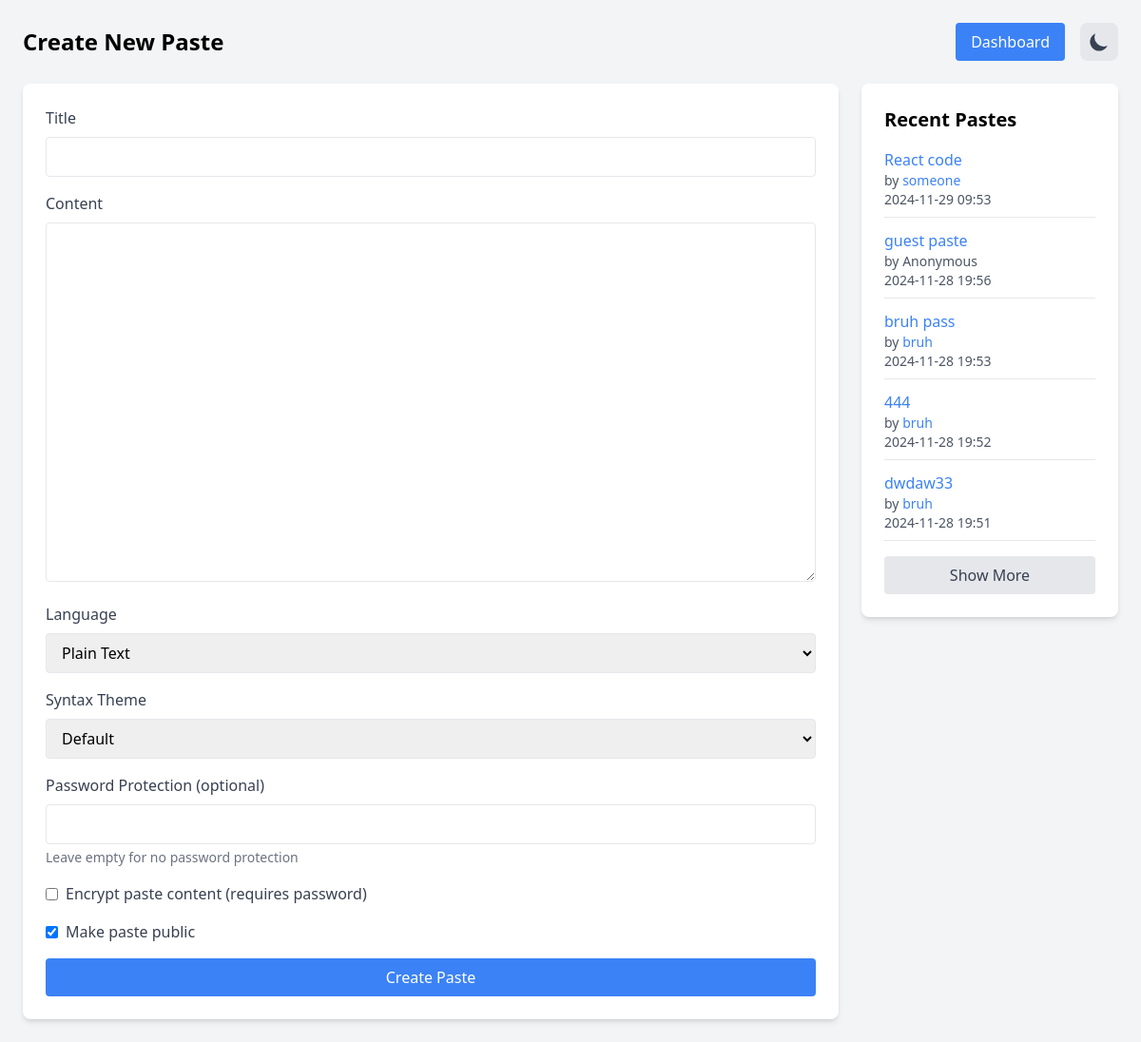
/ (signed in), run on the app's committed database.
### tables this page shows
CREATE TABLE pastes (
        id INTEGER PRIMARY KEY AUTOINCREMENT,
        title TEXT NOT NULL,
        content TEXT NOT NULL,
        file_path TEXT NOT NULL,
        user_id INTEGER,
        ip_address TEXT NOT NULL,
        is_public BOOLEAN DEFAULT 1,
        language TEXT DEFAULT "plaintext",
        theme TEXT DEFAULT "default",
        is_encrypted BOOLEAN DEFAULT 0,
        password_hash TEXT,
        created_at DATETIME DEFAULT CURRENT_TIMESTAMP,
        FOREIGN KEY (user_id) REFERENCES users(id)
    );

CREATE TABLE users (
        id INTEGER PRIMARY KEY AUTOINCREMENT,
        username TEXT UNIQUE NOT NULL,
        email TEXT UNIQUE NOT NULL,
        password TEXT NOT NULL,
        created_at DATETIME DEFAULT CURRENT_TIMESTAMP
    );

### config/config.php (called while the page is built, shortened)
<?php
$isDark = isset($_COOKIE['darkMode']) && $_COOKIE['darkMode'] === 'true';
?>

### index.php (the view, shortened to what this page needs)
<?php
require_once 'config/config.php';
$stmt = $db->prepare('
    SELECT p.id, p.title, p.created_at, u.username
    FROM pastes p
    LEFT JOIN users u ON p.user_id = u.id
    WHERE p.is_public = 1
    ORDER BY p.created_at DESC
    LIMIT 5
');
$result = $stmt->execute();
$recent_pastes = [];
while ($row = $result->fetchArray(SQLITE3_ASSOC)) {
    $recent_pastes[] = $row;
}
?>
<!DOCTYPE html>
<html lang="en" class="<?php echo $isDark ? 'dark' : ''; ?>">
<head>
    <script src="https://cdn.tailwindcss.com"></script>
</head>
<body class="bg-gray-100 dark:bg-gray-900 transition-colors duration-200">
    <div class="min-h-screen p-6">
        <div class="max-w-6xl mx-auto">
            <div class="flex justify-between items-center mb-6">
                <h1 class="text-2xl font-bold dark:text-white">Create New Paste</h1>
                <div class="flex gap-4">
                    <?php if (isset($_SESSION['user_id'])): ?>
                        <a href="dashboard.php" class="bg-blue-500 text-white px-4 py-2 rounded hover:bg-blue-600">Dashboard</a>
                    <?php else: ?>
                        <a href="login.php" class="bg-blue-500 text-white px-4 py-2 rounded hover:bg-blue-600">Login</a>
                        <a href="register.php" class="bg-green-500 text-white px-4 py-2 rounded hover:bg-green-600">Register</a>
                    <?php endif; ?>
                    <button onclick="toggleTheme()" class="p-2 rounded-lg bg-gray-200 dark:bg-gray-700 text-gray-700 dark:text-gray-300">
                    <svg class="w-6 h-6 block dark:hidden" fill="currentColor" viewBox="0 0 20 20">
                        <path d="M17.293 13.293A8 8 0 016.707 2.707a8.001 8.001 0 1010.586 10.586z"/>
                    </svg>
                </button>
                </div>
            </div>
            <div class="grid grid-cols-1 lg:grid-cols-4 gap-6">
                <div class="lg:col-span-3">
                    <div class="bg-white dark:bg-gray-800 p-6 rounded-lg shadow-md">
                        <form method="POST" class="space-y-4">
                            <div>
                                <label class="block text-gray-700 dark:text-gray-300 mb-2">Title</label>
                                <input type="text" name="title" class="w-full border rounded px-3 py-2 dark:bg-gray-700 dark:border-gray-600 dark:text-white" required>
                            </div>
                            <div>
                                <label class="block text-gray-700 dark:text-gray-300 mb-2">Content</label>
                                <textarea name="content" rows="15" class="w-full border rounded px-3 py-2 dark:bg-gray-700 dark:border-gray-600 dark:text-white font-mono" required></textarea>
                            </div>
                            <div class="mb-4">
                                <label class="block text-gray-700 dark:text-gray-300 mb-2">Language</label>
                                <select name="language" class="w-full border rounded px-3 py-2 dark:bg-gray-700 dark:border-gray-600 dark:text-white">
                                    <optgroup label="Common">
                                        <option value="plaintext">Plain Text</option>
                                    </optgroup>
                                </select>
                            </div>
                            <div>
                                <label class="block text-gray-700 dark:text-gray-300 mb-2">Syntax Theme</label>
                                <select name="theme" class="w-full border rounded px-3 py-2 dark:bg-gray-700 dark:border-gray-600 dark:text-white">
                                    <option value="default">Default</option>
                                </select>
                            </div>
                            <div>
                                <label class="block text-gray-700 dark:text-gray-300 mb-2">Password Protection (optional)</label>
                                <input type="password" name="password" class="w-full border rounded px-3 py-2 dark:bg-gray-700 dark:border-gray-600 dark:text-white">
                                <p class="text-sm text-gray-500 dark:text-gray-400 mt-1">Leave empty for no password protection</p>
                            </div>
                            <div class="flex items-center">
                                <input type="checkbox" name="encrypt_content" id="encrypt_content" class="mr-2">
                                <label for="encrypt_content" class="text-gray-700 dark:text-gray-300">Encrypt paste content (requires password)</label>
                            </div>
                            <div class="flex items-center">
                                <input type="checkbox" name="is_public" id="is_public" class="mr-2" checked>
                                <label for="is_public" class="text-gray-700 dark:text-gray-300">Make paste public</label>
                            </div>
                            <button type="submit" class="w-full bg-blue-500 text-white py-2 rounded hover:bg-blue-600">
                                Create Paste
                            </button>
                        </form>
                    </div>
                </div>
                <div class="lg:col-span-1">
                    <div class="bg-white dark:bg-gray-800 p-6 rounded-lg shadow-md">
                        <h2 class="text-xl font-bold mb-4 dark:text-white">Recent Pastes</h2>
                        <div class="space-y-3">
                            <?php foreach ($recent_pastes as $paste): ?>
                                <div class="border-b dark:border-gray-700 pb-2">
                                    <a href="view_paste.php?id=<?php echo $paste['id']; ?>"
                                       class="text-blue-500 hover:underline block">
                                        <?php echo htmlspecialchars($paste['title']); ?>
                                    </a>
                                    <div class="text-sm text-gray-600 dark:text-gray-400">
                                        by <?php if (isset($paste['username'])): ?>
                                            <a href="profile.php?username=<?php echo urlencode($paste['username']); ?>"
                                               class="text-blue-500 hover:underline">
                                                <?php echo htmlspecialchars($paste['username']); ?>
                                            </a>
                                        <?php else: ?>
                                            <span class="text-gray-600 dark:text-gray-400">Anonymous</span>
                                        <?php endif; ?>
                                        <br>
                                        <?php echo date('Y-m-d H:i', strtotime($paste['created_at'])); ?>
                                    </div>
                                </div>
                            <?php endforeach; ?>
                        </div>
                        <a href="recent_pastes.php" class="mt-4 block text-center bg-gray-200 dark:bg-gray-700 text-gray-700 dark:text-gray-300 px-4 py-2 rounded hover:bg-gray-300 dark:hover:bg-gray-600">
                            Show More
                        </a>
                    </div>
                </div>
            </div>
        </div>
    </div>
</body>
</html>

### data on the page
pastes: title "React code", user.username "someone", created_at "2024-11-29 09:53"
pastes: title "guest paste", shows "Anonymous", created_at "2024-11-28 19:56"
pastes: title "bruh pass", user.username "bruh", created_at "2024-11-28 19:53"
pastes: title "444", user.username "bruh", created_at "2024-11-28 19:52"
pastes: title "dwdaw33", user.username "bruh", created_at "2024-11-28 19:51"
